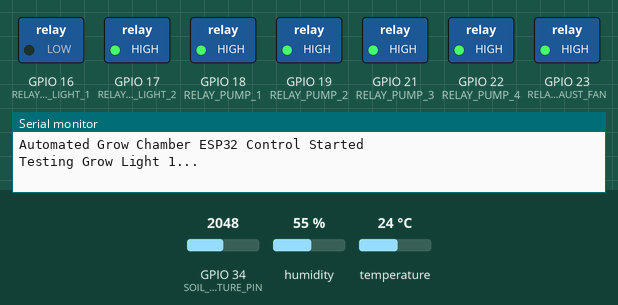
This sketch was run on a simulated ESP32. Parts: switched loads named in the sketch (green lamp = pin HIGH), the last lines printed to the serial monitor. The test bench sets the inputs (shaded band); at power-on: GPIO 34 (SOIL_MOISTURE_PIN) = 2048, humidity 55 %, temperature 24 °C.

Above: at 1.1 s.
At 3.1 s:
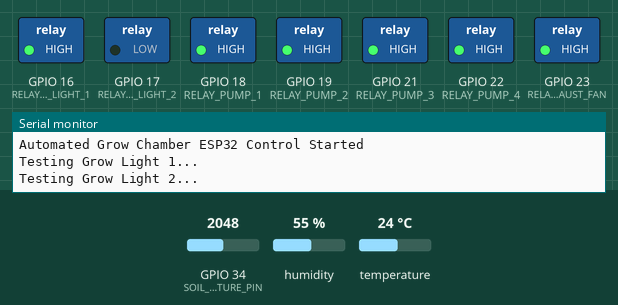
At 5.1 s:
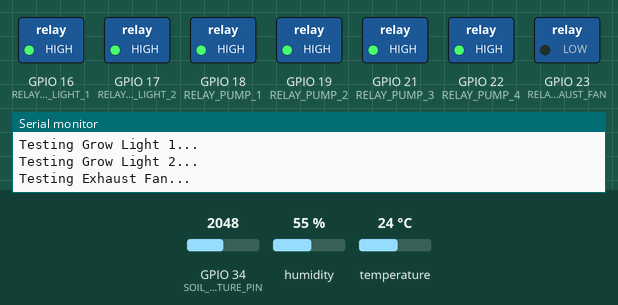
At 8.1 s:
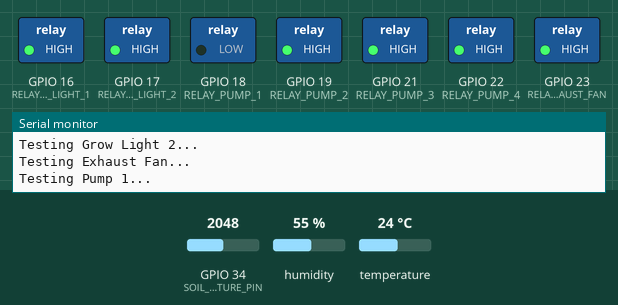
At 12.1 s:
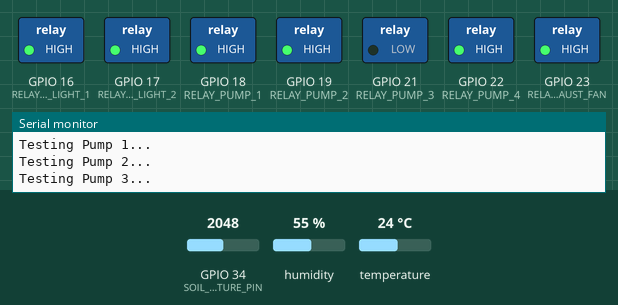
At 16.1 s:
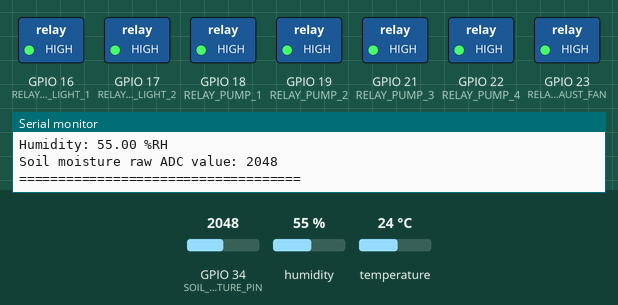
Timing chart, 0 to 17.6 s (numbered marks = the images above):
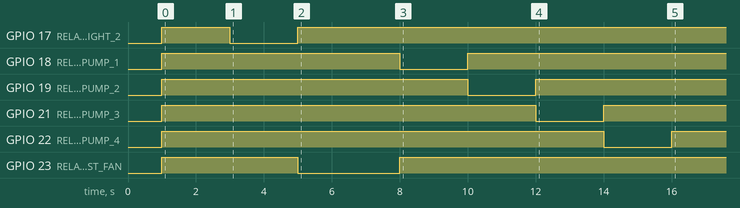

The sketch:

ESP32_control.ino
```cpp
/*
  esp32_control.ino

  Firmware for Open-Source Automated Grow Chamber

  Functions:
  - Reads DHT11 temperature and humidity sensor
  - Reads soil moisture sensor
  - Controls grow lights, exhaust fan, and four peristaltic pumps using relay modules
  - Prints sensor and actuator status to Serial Monitor

  Board:
  ESP32 Development Board

  Required library:
  - DHT sensor library by Adafruit
  - Adafruit Unified Sensor
*/

#include <DHT.h>

// =========================
// Sensor configuration
// =========================

#define DHTPIN 4
#define DHTTYPE DHT11

DHT dht(DHTPIN, DHTTYPE);

#define SOIL_MOISTURE_PIN 34   // Analog input pin

// =========================
// Relay pin configuration
// =========================

#define RELAY_GROW_LIGHT_1  16
#define RELAY_GROW_LIGHT_2  17
#define RELAY_PUMP_1        18
#define RELAY_PUMP_2        19
#define RELAY_PUMP_3        21
#define RELAY_PUMP_4        22
#define RELAY_EXHAUST_FAN   23

// =========================
// Relay logic configuration
// =========================

// Many relay modules are active LOW.
// If your relay turns ON when GPIO is LOW, keep this as true.
// If your relay turns ON when GPIO is HIGH, change this to false.

#define RELAY_ACTIVE_LOW true

// =========================
// Timing configuration
// =========================

unsigned long previousSensorReadTime = 0;
const unsigned long sensorReadInterval = 5000;   // 5 seconds

// Example actuator timing
const unsigned long pumpRunTime = 5000;          // 5 seconds
const unsigned long fanRunTime = 10000;          // 10 seconds

// =========================
// Helper functions
// =========================

void relayOn(int relayPin) {
  if (RELAY_ACTIVE_LOW) {
    digitalWrite(relayPin, LOW);
  } else {
    digitalWrite(relayPin, HIGH);
  }
}

void relayOff(int relayPin) {
  if (RELAY_ACTIVE_LOW) {
    digitalWrite(relayPin, HIGH);
  } else {
    digitalWrite(relayPin, LOW);
  }
}

void allRelaysOff() {
  relayOff(RELAY_GROW_LIGHT_1);
  relayOff(RELAY_GROW_LIGHT_2);
  relayOff(RELAY_PUMP_1);
  relayOff(RELAY_PUMP_2);
  relayOff(RELAY_PUMP_3);
  relayOff(RELAY_PUMP_4);
  relayOff(RELAY_EXHAUST_FAN);
}

void setupRelayPins() {
  pinMode(RELAY_GROW_LIGHT_1, OUTPUT);
  pinMode(RELAY_GROW_LIGHT_2, OUTPUT);
  pinMode(RELAY_PUMP_1, OUTPUT);
  pinMode(RELAY_PUMP_2, OUTPUT);
  pinMode(RELAY_PUMP_3, OUTPUT);
  pinMode(RELAY_PUMP_4, OUTPUT);
  pinMode(RELAY_EXHAUST_FAN, OUTPUT);

  allRelaysOff();
}

void readSensors() {
  float temperature = dht.readTemperature();
  float humidity = dht.readHumidity();
  int soilMoistureRaw = analogRead(SOIL_MOISTURE_PIN);

  Serial.println("====================================");

  if (isnan(temperature) || isnan(humidity)) {
    Serial.println("DHT11 reading failed.");
  } else {
    Serial.print("Temperature: ");
    Serial.print(temperature);
    Serial.println(" °C");

    Serial.print("Humidity: ");
    Serial.print(humidity);
    Serial.println(" %RH");
  }

  Serial.print("Soil moisture raw ADC value: ");
  Serial.println(soilMoistureRaw);

  Serial.println("====================================");
}

void testActuatorsOnce() {
  Serial.println("Testing Grow Light 1...");
  relayOn(RELAY_GROW_LIGHT_1);
  delay(2000);
  relayOff(RELAY_GROW_LIGHT_1);

  Serial.println("Testing Grow Light 2...");
  relayOn(RELAY_GROW_LIGHT_2);
  delay(2000);
  relayOff(RELAY_GROW_LIGHT_2);

  Serial.println("Testing Exhaust Fan...");
  relayOn(RELAY_EXHAUST_FAN);
  delay(3000);
  relayOff(RELAY_EXHAUST_FAN);

  Serial.println("Testing Pump 1...");
  relayOn(RELAY_PUMP_1);
  delay(2000);
  relayOff(RELAY_PUMP_1);

  Serial.println("Testing Pump 2...");
  relayOn(RELAY_PUMP_2);
  delay(2000);
  relayOff(RELAY_PUMP_2);

  Serial.println("Testing Pump 3...");
  relayOn(RELAY_PUMP_3);
  delay(2000);
  relayOff(RELAY_PUMP_3);

  Serial.println("Testing Pump 4...");
  relayOn(RELAY_PUMP_4);
  delay(2000);
  relayOff(RELAY_PUMP_4);

  Serial.println("Actuator test completed.");
}

// =========================
// Setup
// =========================

void setup() {
  Serial.begin(115200);
  delay(1000);

  Serial.println("Automated Grow Chamber ESP32 Control Started");

  dht.begin();

  pinMode(SOIL_MOISTURE_PIN, INPUT);

  setupRelayPins();

  // Run once during startup to confirm relay mapping.
  // Comment this line before long experiments if not needed.
  testActuatorsOnce();
}

// =========================
// Loop
// =========================

void loop() {
  unsigned long currentTime = millis();

  if (currentTime - previousSensorReadTime >= sensorReadInterval) {
    previousSensorReadTime = currentTime;
    readSensors();
  }

  /*
    Example manual control logic:

    Uncomment these lines only if you want automatic periodic operation.

    relayOn(RELAY_GROW_LIGHT_1);
    relayOn(RELAY_GROW_LIGHT_2);

    relayOn(RELAY_EXHAUST_FAN);
    delay(fanRunTime);
    relayOff(RELAY_EXHAUST_FAN);

    relayOn(RELAY_PUMP_1);
    delay(pumpRunTime);
    relayOff(RELAY_PUMP_1);
  */
}
```
